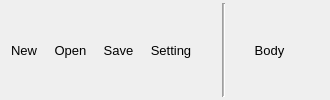
           <widget class="QWidget" name="tab_File">
            <property name="minimumSize">
             <size>
              <width>0</width>
              <height>24</height>
             </size>
            </property>
            <property name="maximumSize">
             <size>
              <width>16777215</width>
              <height>16777215</height>
             </size>
            </property>
            <attribute name="title">
             <string>File</string>
            </attribute>
            <layout class="QHBoxLayout" name="horizontalLayout_5">
             <property name="leftMargin">
              <number>5</number>
             </property>
             <property name="topMargin">
              <number>3</number>
             </property>
             <property name="rightMargin">
              <number>0</number>
             </property>
             <property name="bottomMargin">
              <number>3</number>
             </property>
             <item>
              <layout class="QHBoxLayout" name="horizontalLayout_3">
               <property name="topMargin">
                <number>3</number>
               </property>
               <property name="rightMargin">
                <number>15</number>
               </property>
               <property name="bottomMargin">
                <number>3</number>
               </property>
               <item>
                <widget class="QToolButton" name="toolButton_new">
                 <property name="minimumSize">
                  <size>
                   <width>30</width>
                   <height>30</height>
                  </size>
                 </property>
                 <property name="font">
                  <font>
                   <family>Microsoft YaHei UI</family>
                   <pointsize>10</pointsize>
                   <bold>false</bold>
                  </font>
                 </property>
                 <property name="toolTip">
                  <string>New</string>
                 </property>
                 <property name="styleSheet">
                  <string notr="true">border:none;</string>
                 </property>
                 <property name="text">
                  <string>New</string>
                 </property>
                 <property name="icon">
                  <iconset resource="image.qrc">
                   <normaloff>:/img/new.png</normaloff>:/img/new.png</iconset>
                 </property>
                 <property name="iconSize">
                  <size>
                   <width>25</width>
                   <height>25</height>
                  </size>
                 </property>
                 <property name="toolButtonStyle">
                  <enum>Qt::ToolButtonTextUnderIcon</enum>
                 </property>
                </widget>
               </item>
               <item>
                <widget class="QToolButton" name="toolButton_open">
                 <property name="minimumSize">
                  <size>
                   <width>30</width>
                   <height>30</height>
                  </size>
                 </property>
                 <property name="font">
                  <font>
                   <family>Microsoft YaHei UI</family>
                   <pointsize>10</pointsize>
                   <bold>false</bold>
                  </font>
                 </property>
                 <property name="toolTip">
                  <string>Open</string>
                 </property>
                 <property name="styleSheet">
                  <string notr="true">border:none;</string>
                 </property>
                 <property name="text">
                  <string>Open</string>
                 </property>
                 <property name="icon">
                  <iconset resource="image.qrc">
                   <normaloff>:/img/open.png</normaloff>:/img/open.png</iconset>
                 </property>
                 <property name="iconSize">
                  <size>
                   <width>25</width>
                   <height>25</height>
                  </size>
                 </property>
                 <property name="toolButtonStyle">
                  <enum>Qt::ToolButtonTextUnderIcon</enum>
                 </property>
                </widget>
               </item>
               <item>
                <widget class="QToolButton" name="toolButton_save">
                 <property name="minimumSize">
                  <size>
                   <width>30</width>
                   <height>30</height>
                  </size>
                 </property>
                 <property name="font">
                  <font>
                   <family>Microsoft YaHei UI</family>
                   <pointsize>10</pointsize>
                   <bold>false</bold>
                  </font>
                 </property>
                 <property name="toolTip">
                  <string>Save</string>
                 </property>
                 <property name="styleSheet">
                  <string notr="true">border:none;</string>
                 </property>
                 <property name="text">
                  <string>Save</string>
                 </property>
                 <property name="icon">
                  <iconset resource="image.qrc">
                   <normaloff>:/img/save.png</normaloff>:/img/save.png</iconset>
                 </property>
                 <property name="iconSize">
                  <size>
                   <width>25</width>
                   <height>25</height>
                  </size>
                 </property>
                 <property name="toolButtonStyle">
                  <enum>Qt::ToolButtonTextUnderIcon</enum>
                 </property>
                </widget>
               </item>
               <item>
                <widget class="QToolButton" name="toolButton_setting">
                 <property name="minimumSize">
                  <size>
                   <width>30</width>
                   <height>30</height>
                  </size>
                 </property>
                 <property name="font">
                  <font>
                   <family>Microsoft YaHei UI</family>
                   <pointsize>10</pointsize>
                   <bold>false</bold>
                  </font>
                 </property>
                 <property name="toolTip">
                  <string>Save</string>
                 </property>
                 <property name="styleSheet">
                  <string notr="true">border:none;</string>
                 </property>
                 <property name="text">
                  <string>Setting</string>
                 </property>
                 <property name="icon">
                  <iconset resource="image.qrc">
                   <normaloff>:/img/setting.png</normaloff>:/img/setting.png</iconset>
                 </property>
                 <property name="iconSize">
                  <size>
                   <width>25</width>
                   <height>25</height>
                  </size>
                 </property>
                 <property name="toolButtonStyle">
                  <enum>Qt::ToolButtonTextUnderIcon</enum>
                 </property>
                </widget>
               </item>
              </layout>
             </item>
             <item>
              <widget class="Line" name="line">
               <property name="windowModality">
                <enum>Qt::NonModal</enum>
               </property>
               <property name="sizePolicy">
                <sizepolicy hsizetype="Fixed" vsizetype="Minimum">
                 <horstretch>0</horstretch>
                 <verstretch>0</verstretch>
                </sizepolicy>
               </property>
               <property name="minimumSize">
                <size>
                 <width>10</width>
                 <height>0</height>
                </size>
               </property>
               <property name="midLineWidth">
                <number>1</number>
               </property>
               <property name="orientation">
                <enum>Qt::Vertical</enum>
               </property>
              </widget>
             </item>
             <item>
              <layout class="QHBoxLayout" name="horizontalLayout_4">
               <property name="leftMargin">
                <number>15</number>
               </property>
               <property name="topMargin">
                <number>3</number>
               </property>
               <property name="bottomMargin">
                <number>3</number>
               </property>
               <item>
                <widget class="QToolButton" name="toolButton_setting_2">
                 <property name="minimumSize">
                  <size>
                   <width>30</width>
                   <height>30</height>
                  </size>
                 </property>
                 <property name="font">
                  <font>
                   <family>Microsoft YaHei UI</family>
                   <pointsize>10</pointsize>
                   <bold>false</bold>
                  </font>
                 </property>
                 <property name="toolTip">
                  <string>Save</string>
                 </property>
                 <property name="styleSheet">
                  <string notr="true">border:none;</string>
                 </property>
                 <property name="text">
                  <string>Body</string>
                 </property>
                 <property name="icon">
                  <iconset resource="image.qrc">
                   <normaloff>:/img/tree/body.png</normaloff>:/img/tree/body.png</iconset>
                 </property>
                 <property name="iconSize">
                  <size>
                   <width>25</width>
                   <height>25</height>
                  </size>
                 </property>
                 <property name="toolButtonStyle">
                  <enum>Qt::ToolButtonTextUnderIcon</enum>
                 </property>
                </widget>
               </item>
               <item>
                <spacer name="horizontalSpacer_2">
                 <property name="orientation">
                  <enum>Qt::Horizontal</enum>
                 </property>
                 <property name="sizeHint" stdset="0">
                  <size>
                   <width>40</width>
                   <height>20</height>
                  </size>
                 </property>
                </spacer>
               </item>
              </layout>
             </item>
            </layout>
           </widget>
